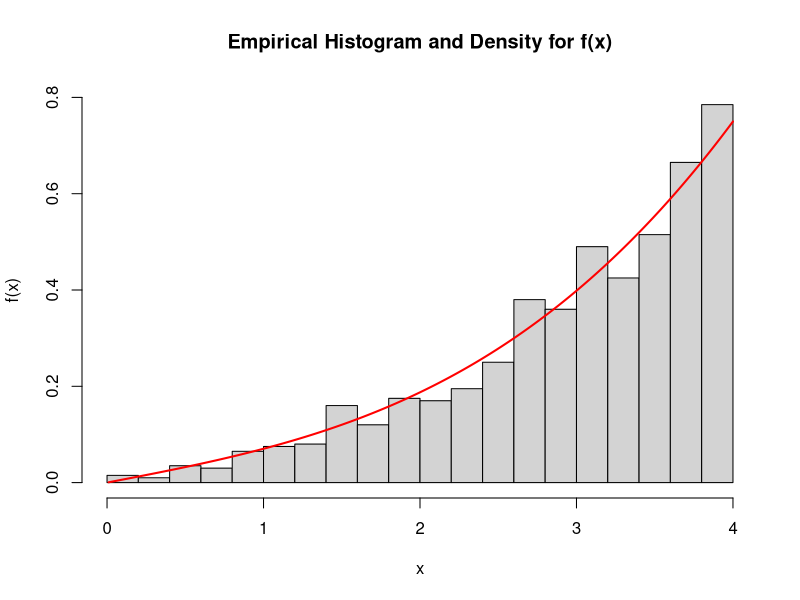

This figure's R source:
F_1 <- function(u){
u <- sqrt(8*sqrt(8*u+1)-8)
return(u)
}

f <- function(x){
  x <- (x^3+8*x)/128
  return(x)
}

m <- f(4)

xs <- c()
count <- 0

for (i in 1:1000) {
  u <- 2
  x <- 0
  while (u > f(x)/m) {
    u <- runif(1)
    x <- runif(1,min=0,max = 4)
    count <- count + 1
  }
  xs[i] <- x
}
x1 <- 1:400/100
hist(xs, breaks = 20,prob=TRUE, main='Empirical Histogram and Density for f(x)',xlab='x',ylab='f(x)', xlim=c(0,4),ylim=c(0,0.8))
lines(x1, f(x1), lwd=2, col='red')

ex <- mean(xs)
varx <- var(xs)
